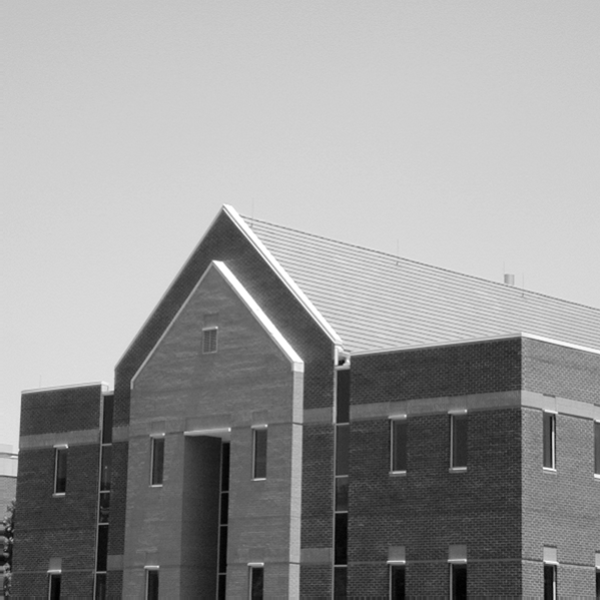
//> input picture images/Fig04_house.tif, 600 x 600 px
$ ./8-2   (built with g++ and OpenCV 4)
//> lines starting //> are read from the running program, lines starting //| are printed output that depends on the picture; after the words box and inside, x2 and y2 are one past the last pixel; in counts of white or black regions, pixels touching at a corner belong together
#include <iostream>
#include <opencv2/opencv.hpp>

using namespace std;
using namespace cv;

int main() {

	Mat img = imread("images/Fig04_house.tif", 0);
//> img is the input picture: 600 rows x 600 cols, CV_8UC1; min 0, max 255, mean 152.8
	Mat deriv_X, deriv_Y, deriv_XY;
	imshow("org", img);
	Sobel(img, deriv_X, CV_16S, 1, 0);
	Sobel(img, deriv_Y, CV_16S, 0, 1);
	Sobel(img, deriv_XY, CV_16S, 1, 1);
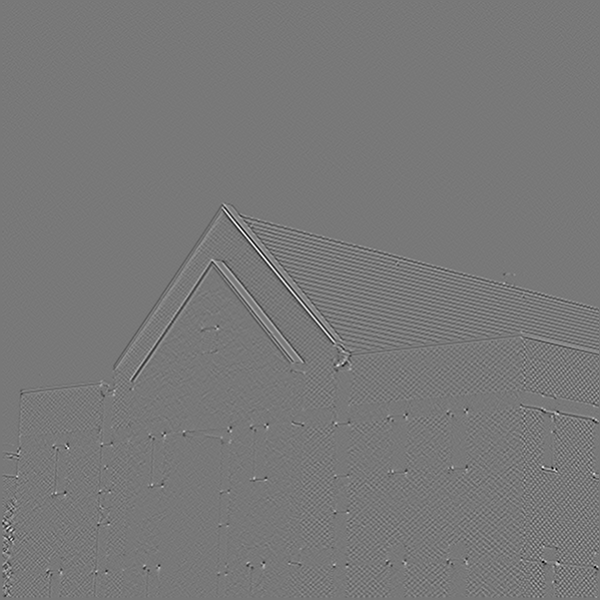
//> deriv_XY: 600 rows x 600 cols, CV_16SC1; min -158, max 176, mean 0; drawn with min black and max white

	convertScaleAbs(deriv_X, deriv_X); // 16S -> 8U
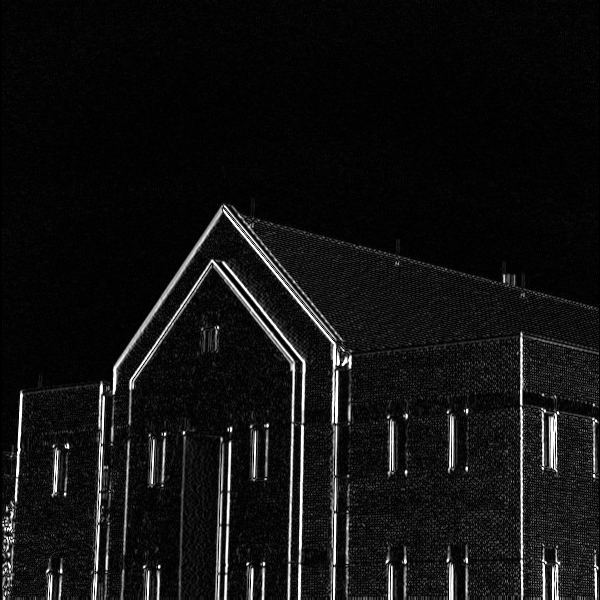
//> deriv_X: 600 rows x 600 cols, CV_8UC1; min 0, max 255, mean 17.8
	convertScaleAbs(deriv_Y, deriv_Y); // 16S -> 8U
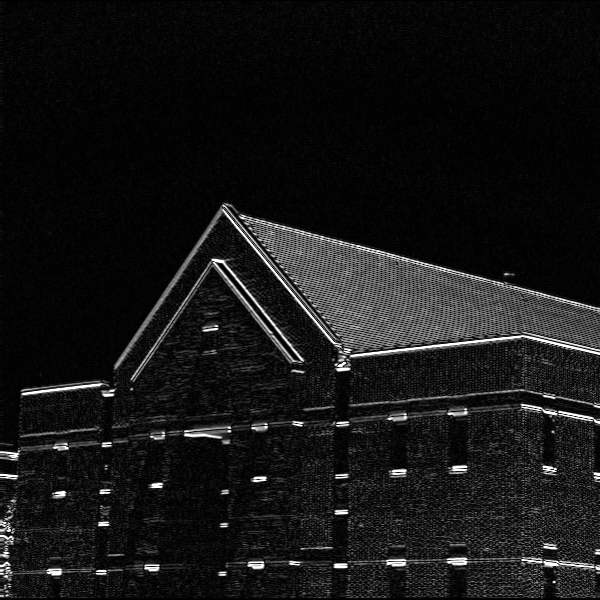
//> deriv_Y: 600 rows x 600 cols, CV_8UC1; min 0, max 255, mean 21.6
	convertScaleAbs(deriv_XY, deriv_XY);
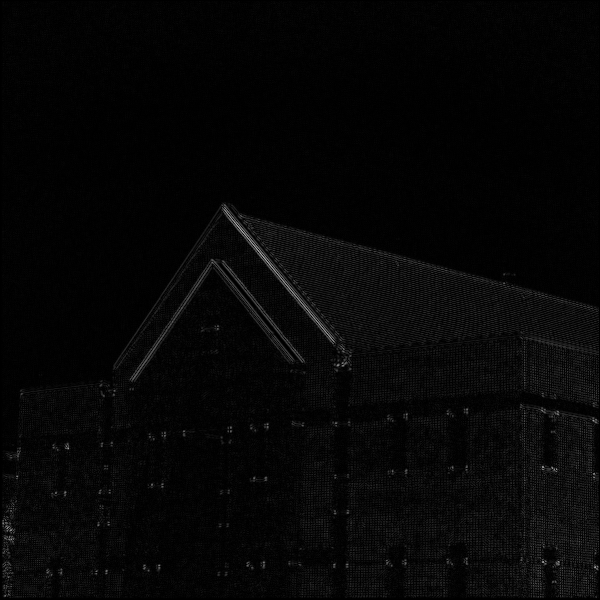
//> deriv_XY: 600 rows x 600 cols, CV_8UC1; min 0, max 176, mean 6.2

	threshold(deriv_X, deriv_X, 50, 255, THRESH_BINARY);
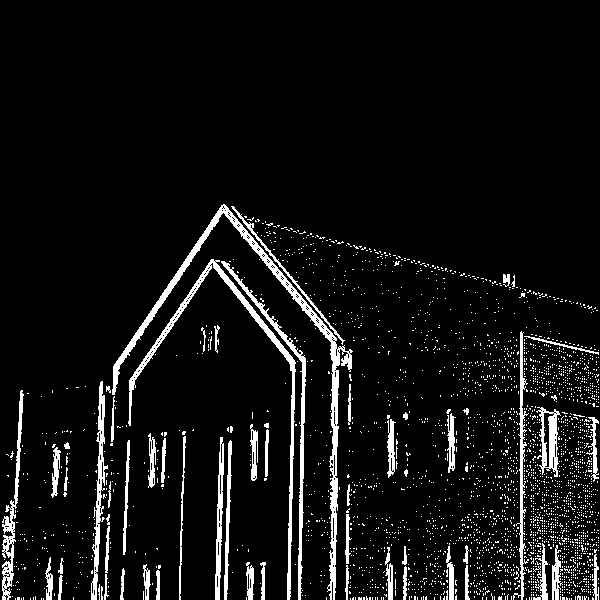
//> deriv_X: 600 rows x 600 cols, CV_8UC1; 7.2% white; 3008 white regions (2948 under 20 px), largest, box (x1, y1, x2, y2) and area: (112, 204, 353, 600) 4073, (128, 259, 296, 600) 2425, (221, 261, 306, 600) 1461
	threshold(deriv_Y, deriv_Y, 50, 255, THRESH_BINARY);
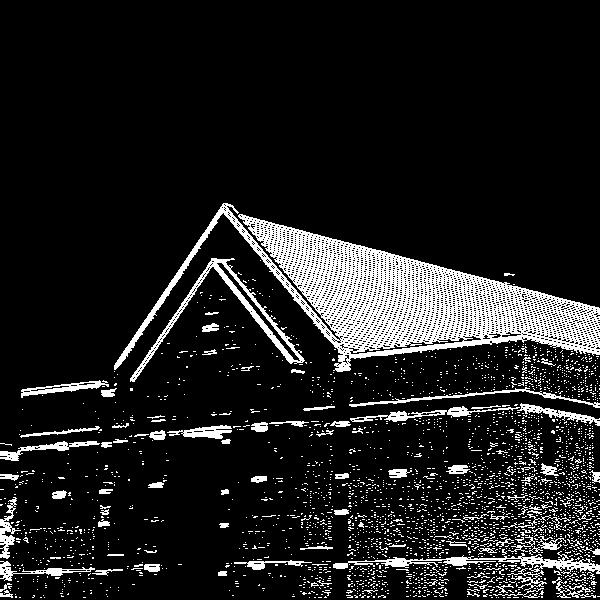
//> deriv_Y: 600 rows x 600 cols, CV_8UC1; 12% white in thin lines or dots, all inside (x1, y1, x2, y2) = (0, 203, 600, 598)
	threshold(deriv_XY, deriv_XY, 30, 255, THRESH_BINARY);
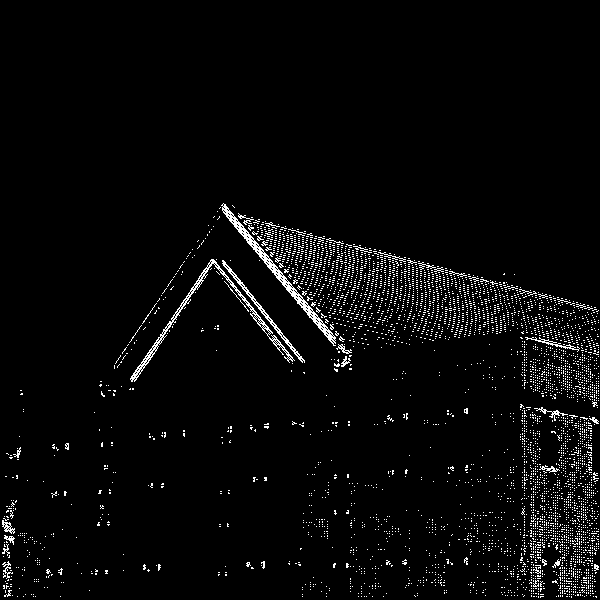
//> deriv_XY: 600 rows x 600 cols, CV_8UC1; 3.5% white in thin lines or dots, all inside (x1, y1, x2, y2) = (2, 203, 599, 598)
	imshow("Horiz_Derivative", deriv_X);
	imshow("Vertical_Derivative", deriv_Y);
	imshow("Vert+Horiz", deriv_XY);
	waitKey(0);
}
